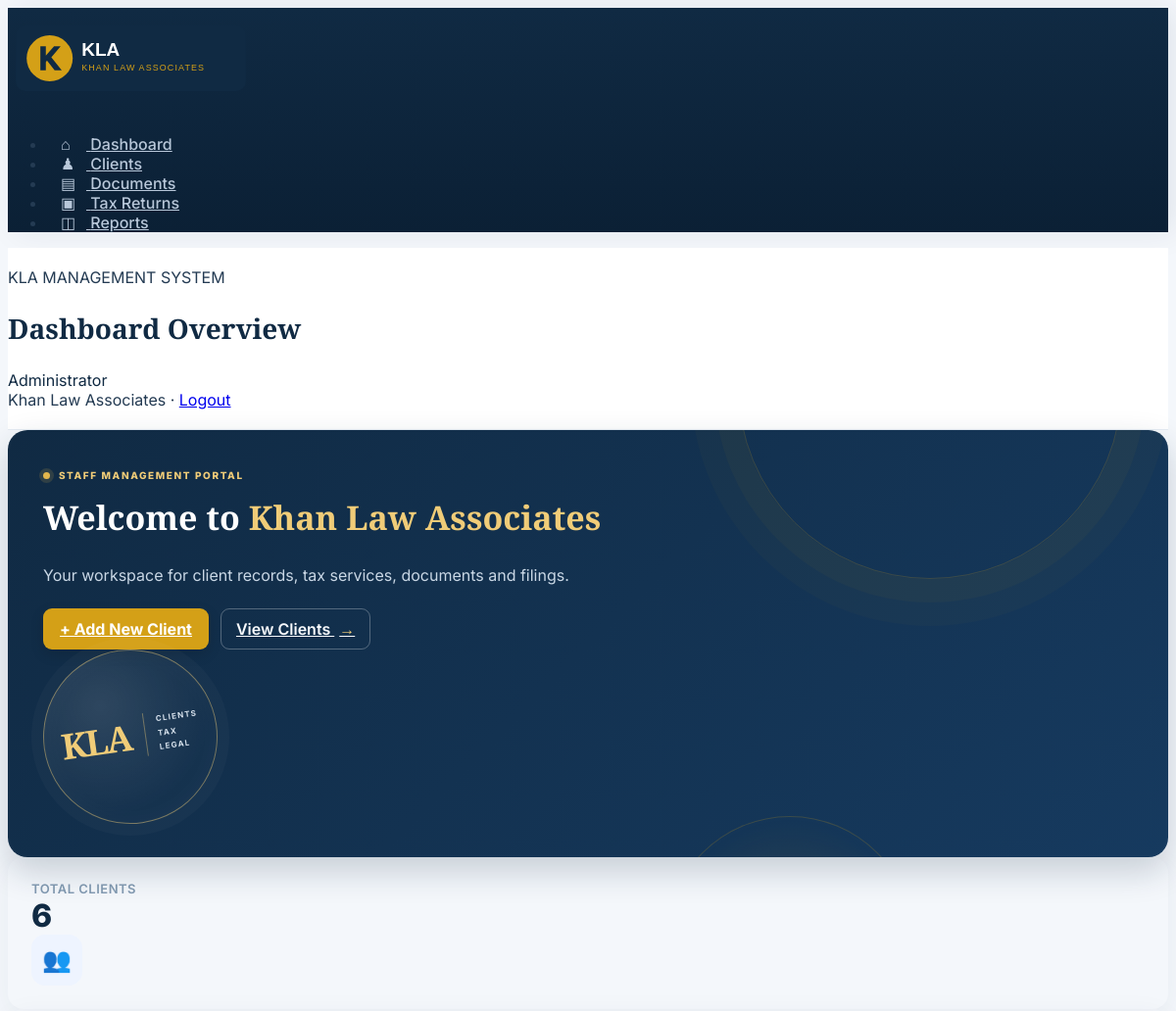
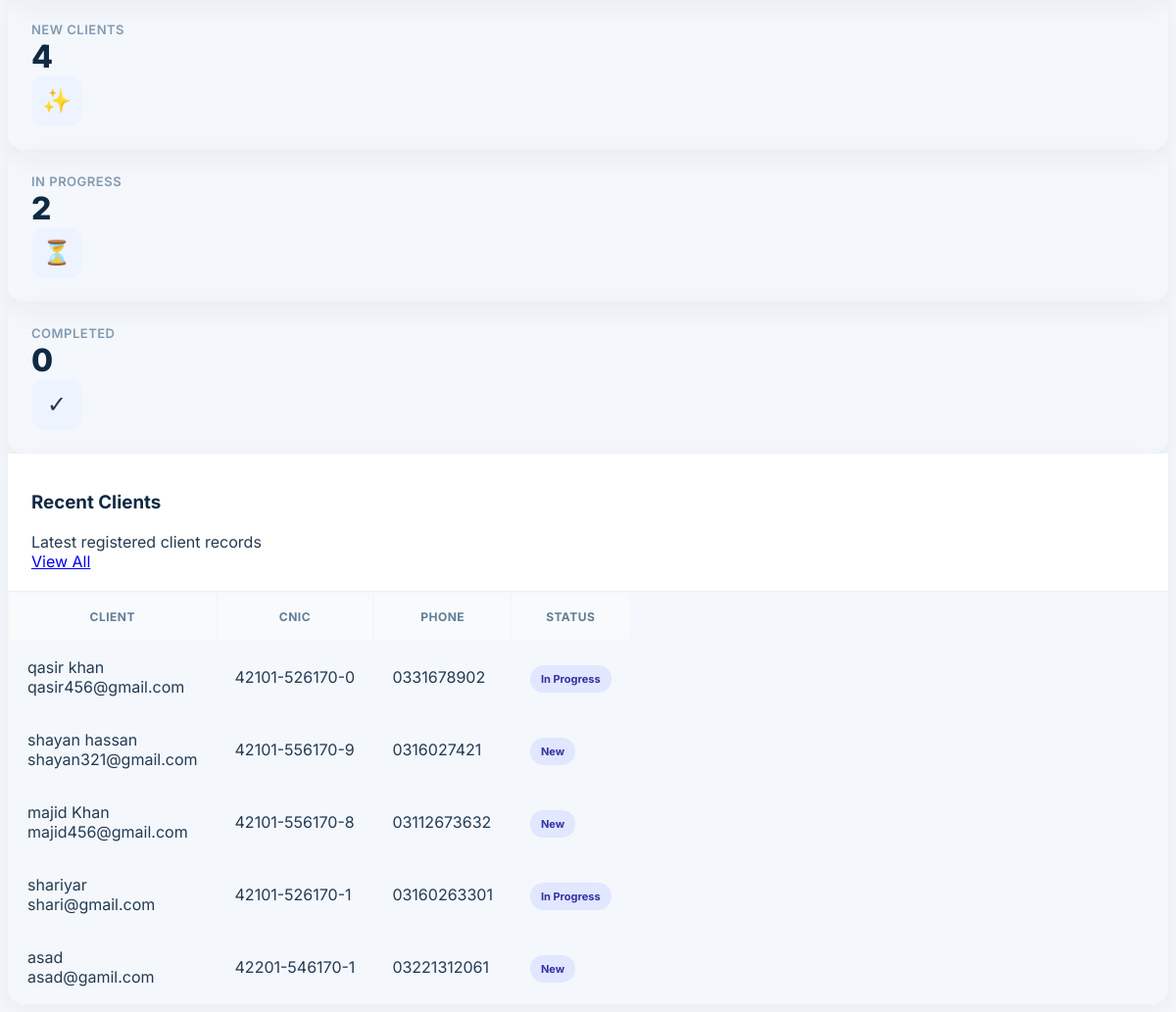
Screenshot of /staff/ (signed in) with the database file from the repository (2 pictures, top to bottom).
### dashboard/models.py (models this page shows, shortened)
class Client(models.Model):
    STATUS_CHOICES = [
        ("New", "New"),
        ("Under Review", "Under Review"),
        ("Information Pending", "Information Pending"),
        ("In Progress", "In Progress"),
        ("Completed", "Completed"),
    ]
    full_name = models.CharField(max_length=150)
    cnic = models.CharField(max_length=20, unique=True)
    phone = models.CharField(max_length=20)
    email = models.EmailField(blank=True)
    address = models.TextField(blank=True)
    ntn = models.CharField(max_length=30, blank=True)
    needs_ntn_return = models.BooleanField(default=False, verbose_name="NTN & Return Filing")
    needs_sales_tax = models.BooleanField(default=False, verbose_name="Sales Tax")
    needs_income_tax = models.BooleanField(default=False, verbose_name="Income Tax")
    status = models.CharField(max_length=30, choices=STATUS_CHOICES, default="New")
    created_at = models.DateTimeField(auto_now_add=True)

### dashboard/views.py (the view)
    @login_required(login_url="staff_login")
    def wrapped(request, *args, **kwargs):
        if not (request.user.is_staff or getattr(request.user.profile, "role", "CLIENT") == "STAFF"):
            messages.error(request, "Please sign in with a staff account to access the management system.")
            return redirect("client_portal")
        return view(request, *args, **kwargs)

### dashboard/views.py (called while the page is built)
def staff_required(view):
    @login_required(login_url="staff_login")
    def wrapped(request, *args, **kwargs):
        if not (request.user.is_staff or getattr(request.user.profile, "role", "CLIENT") == "STAFF"):
            messages.error(request, "Please sign in with a staff account to access the management system.")
            return redirect("client_portal")
        return view(request, *args, **kwargs)
    return wrapped

@staff_required
def home(request):
    stats = {
        "clients": Client.objects.count(),
        "new": Client.objects.filter(status="New").count(),
        "progress": Client.objects.filter(status="In Progress").count(),
        "completed": Client.objects.filter(status="Completed").count(),
    }
    recent_clients = Client.objects.all().order_by("-created_at")[:5]
    return render(request, "dashboard/index.html", {
        "stats": stats,
        "recent_clients": recent_clients
    })

### dashboard/templates/dashboard/index.html
{% extends "dashboard/base.html" %}
{% block page_title %}Dashboard Overview{% endblock %}
{% block content %}
<div class="welcome-card mb-4">
<div class="row align-items-center">
<div class="col-md-8 welcome-copy">
<span class="welcome-eyebrow"><span class="welcome-dot"></span> STAFF MANAGEMENT PORTAL</span>
<h2 class="mb-2">Welcome to <span>Khan Law Associates</span></h2>
<p class="muted-white mb-0">Your workspace for client records, tax services, documents and filings.</p>
<div class="welcome-actions">
<a href="{% url 'add_client' %}" class="btn btn-gold">+ Add New Client</a>
<a href="{% url 'clients' %}" class="btn btn-welcome-outline">View Clients <span aria-hidden="true">→</span></a>
</div>
</div>
<div class="col-md-4 d-none d-md-flex justify-content-end">
<div class="welcome-seal" aria-hidden="true"><span>KLA</span><small>CLIENTS<br>TAX<br>LEGAL</small></div>
</div>
</div>
</div>
<div class="row row-cards mb-4">
<div class="col-sm-6 col-lg-3">
<div class="card stat-card"><div class="card-body d-flex justify-content-between">
<div><div class="stat-label">Total Clients</div><div class="stat-number">{{ stats.clients }}</div></div>
<div class="stat-icon">👥</div></div></div>
</div>
<div class="col-sm-6 col-lg-3">
<div class="card stat-card"><div class="card-body d-flex justify-content-between">
<div><div class="stat-label">New Clients</div><div class="stat-number">{{ stats.new }}</div></div>
<div class="stat-icon">✨</div></div></div>
</div>
<div class="col-sm-6 col-lg-3">
<div class="card stat-card"><div class="card-body d-flex justify-content-between">
<div><div class="stat-label">In Progress</div><div class="stat-number">{{ stats.progress }}</div></div>
<div class="stat-icon">⏳</div></div></div>
</div>
<div class="col-sm-6 col-lg-3">
<div class="card stat-card"><div class="card-body d-flex justify-content-between">
<div><div class="stat-label">Completed</div><div class="stat-number">{{ stats.completed }}</div></div>
<div class="stat-icon">✓</div></div></div>
</div>
</div>
<div class="card">
<div class="card-header d-flex justify-content-between align-items-center">
<div><h3 class="card-title mb-0">Recent Clients</h3><div class="text-muted small">Latest registered client records</div></div>
<a href="{% url 'clients' %}" class="btn btn-outline-primary btn-sm">View All</a>
</div>
<div class="table-responsive">
<table class="table table-vcenter mb-0">
<thead><tr><th>Client</th><th>CNIC</th><th>Phone</th><th>Status</th></tr></thead>
<tbody>
{% for client in recent_clients %}
<tr><td><div class="fw-bold">{{ client.full_name }}</div><div class="text-muted small">{{ client.email }}</div></td><td>{{ client.cnic }}</td><td>{{ client.phone }}</td><td><span class="badge status-badge status-new">{{ client.status }}</span></td></tr>
{% empty %}
<tr><td colspan="4" class="text-center py-5 text-muted">No clients registered yet. Start by adding your first client.</td></tr>
{% endfor %}
</tbody>
</table>
</div>
</div>
{% endblock %}

### static/css/style.css (style rules this page uses)
:root { --kla-navy: #102A43; --kla-navy-light: #163A5F; --kla-blue: #2563EB; --kla-gold: #D4A017; --kla-bg: #F4F7FB; --kla-text: #243B53; }
* { box-sizing: border-box; }
body { background: var(--kla-bg); color: var(--kla-text); font-family: 'Inter', sans-serif; }
.stat-card { border: 0; border-radius: 16px; box-shadow: 0 8px 30px rgba(31,59,84,.07); transition: transform .2s, box-shadow .2s; overflow: hidden; }
.stat-card .card-body { padding: 24px; }
.stat-number { font-size: 32px; font-weight: 800; color: var(--kla-navy); }
.stat-label { color: #829AB1; font-size: 13px; font-weight: 600; text-transform: uppercase; letter-spacing: .5px; }
.stat-icon { width: 52px; height:52px; border-radius:14px; display:flex; align-items:center; justify-content:center; font-size:24px; background:#EEF4FF; }
.card { border: 0; border-radius: 16px; box-shadow: 0 8px 30px rgba(31,59,84,.06); }
.card-header { background:white; border-bottom:1px solid #EEF1F5; padding:20px 24px; }
.card-title { color:var(--kla-navy); font-weight:700; }
.btn-gold { background:var(--kla-gold); color:white; border:none; }
.table > :not(caption) > * > * { padding:16px 18px; }
.table thead th { color:#627D98; font-size:12px; text-transform:uppercase; letter-spacing:.5px; background:#F8FAFC; }
.status-badge { border-radius:20px; padding:7px 11px; font-size:11px; font-weight:700; }
.status-new { background:#E0E7FF; color:#3730A3; }
.welcome-card { background: linear-gradient(135deg, var(--kla-navy), var(--kla-navy-light)); color:white; border-radius:20px; padding:34px 36px; box-shadow:0 14px 34px rgba(16,42,67,.2); position:relative; overflow:hidden; isolation:isolate; }
.welcome-card::before,.welcome-card::after { content:""; position:absolute; z-index:-1; border:1px solid rgba(212,160,23,.2); border-radius:50%; pointer-events:none; }
.welcome-card::before { width:390px; height:390px; right:4%; top:-240px; box-shadow:0 0 0 24px rgba(212,160,23,.035),0 0 0 48px rgba(212,160,23,.025); }
.welcome-card::after { width:250px; height:250px; right:22%; bottom:-210px; background:radial-gradient(circle,rgba(212,160,23,.13),transparent 70%); }
.welcome-card h2 { font-family:'Playfair Display',serif; color:#fff; font-size:clamp(25px,3vw,34px); line-height:1.2; margin-top:15px; }
.welcome-card h2 span { color:#F0CC78; }
.muted-white { color:#C9D7E5; }
.welcome-eyebrow { display:inline-flex; align-items:center; gap:9px; color:#F0CC78; font-size:10px; font-weight:800; letter-spacing:1.6px; }
.welcome-dot { width:7px; height:7px; border-radius:50%; background:#E3B64D; box-shadow:0 0 0 4px rgba(227,182,77,.15); }
.welcome-actions { display:flex; flex-wrap:wrap; align-items:center; gap:12px; margin-top:24px; }
.welcome-card .btn-gold { border-radius:9px; padding:11px 17px; font-weight:700; box-shadow:0 5px 14px rgba(0,0,0,.13); }
.btn-welcome-outline { color:#F7F9FC; border:1px solid rgba(255,255,255,.28); border-radius:9px; padding:10px 15px; font-weight:600; }
.btn-welcome-outline span { color:#F0CC78; margin-left:5px; }
.welcome-seal { display:flex; align-items:center; justify-content:center; gap:15px; width:178px; height:178px; border:1px solid rgba(240,204,120,.45); border-radius:50%; background:radial-gradient(circle at 35% 30%,rgba(255,255,255,.12),rgba(255,255,255,.015) 68%); box-shadow:0 0 0 12px rgba(255,255,255,.025),inset 0 0 28px rgba(255,255,255,.035); transform:rotate(-8deg); }
.welcome-seal span { color:#F0CC78; font-family:'Playfair Display',serif; font-size:36px; font-weight:700; letter-spacing:-2px; }
.welcome-seal small { border-left:1px solid rgba(240,204,120,.4); padding-left:12px; color:#D5E0EB; font-size:8px; font-weight:700; letter-spacing:1.2px; line-height:1.8; }

### rows the page displays
Client: full_name "qasir khan", email "qasir456@gmail.com", cnic "42101-526170-0", phone "0331678902", status "In Progress"
Client: full_name "shayan hassan", email "shayan321@gmail.com", cnic "42101-556170-9", phone "0316027421", status "New"
Client: full_name "majid Khan", email "majid456@gmail.com", cnic "42101-556170-8", phone "03112673632", status "New"
Client: full_name "shariyar", email "shari@gmail.com", cnic "42101-526170-1", phone "03160263301", status "In Progress"
Client: full_name "asad", email "asad@gamil.com", cnic "42201-546170-1", phone "03221312061", status "New"

### other values shown
{{ stats.clients }} "6"
{{ stats.new }} "4"
{{ stats.progress }} "2"
{{ stats.completed }} "0"
